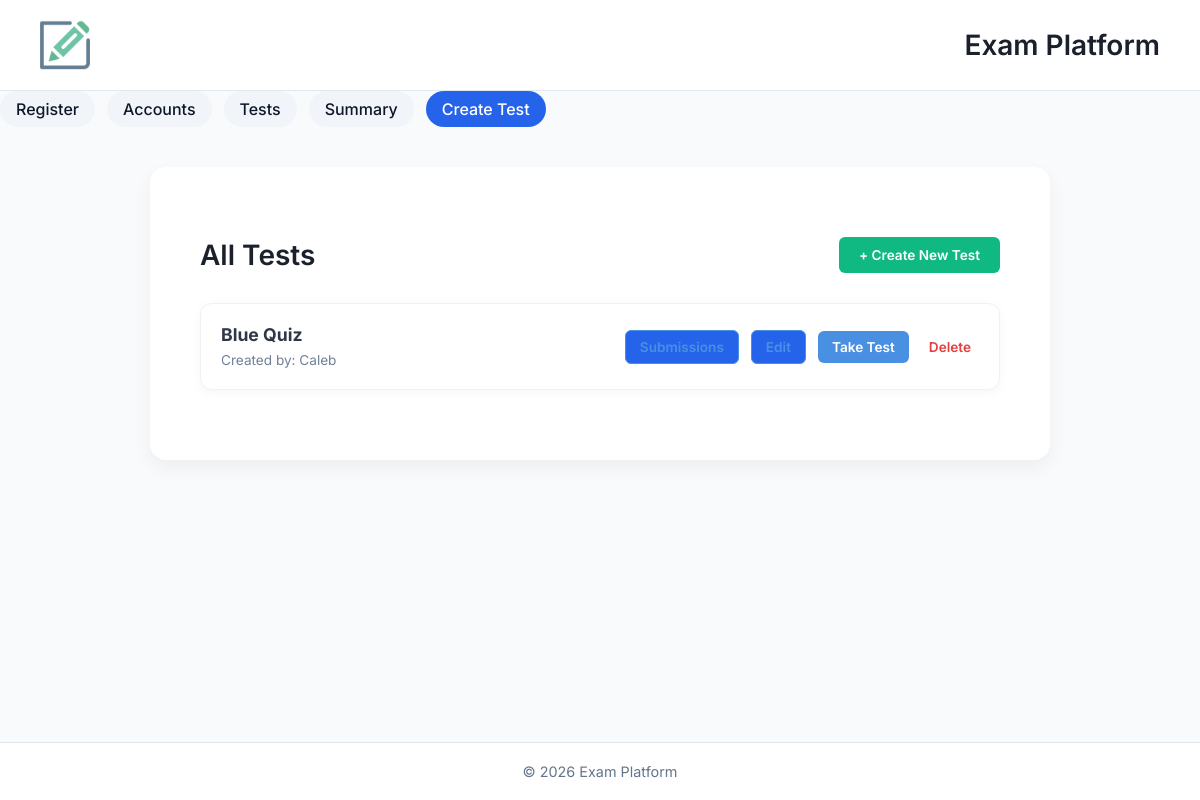
/tests, run on an earlier commit of the app's database.
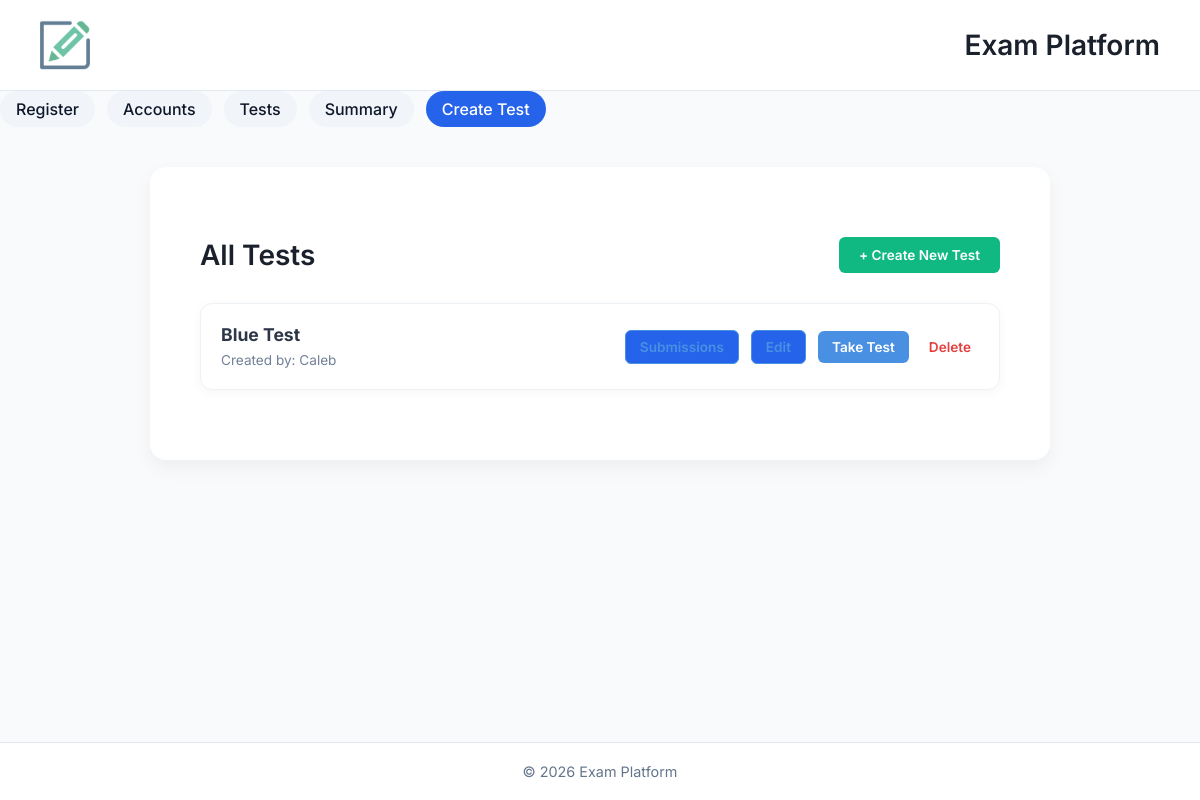
And on a later commit of the database.
### app/models/test.py (models this page shows)
class Test(db.Model):
    __tablename__ = "tests"
    id = db.Column(db.Integer, primary_key=True)
    title = db.Column(db.String(255))
    teacher_id = db.Column(db.Integer, db.ForeignKey("users.id"))
    is_timed = db.Column(db.Boolean, default=False)
    duration = db.Column(db.Integer, nullable=True)
    created_at = db.Column(db.DateTime, default=db.func.current_timestamp())
    teacher = db.relationship("User", back_populates="tests_created")
    questions = db.relationship("Question", back_populates="test", lazy=True)
    submissions = db.relationship("Submission", back_populates="test", lazy=True)

### app/models/user.py (models this page shows)
class User(db.Model):
    __tablename__ = "users"
    id = db.Column(db.Integer, primary_key=True)
    name = db.Column(db.String(100))
    email = db.Column(db.String(100))
    role = db.Column(db.Enum("student", "teacher"))
    created_at = db.Column(db.DateTime, default=db.func.current_timestamp())
    submissions = db.relationship("Submission", back_populates="student", foreign_keys="Submission.student_id")
    graded_submissions = db.relationship("Submission", back_populates="grader", foreign_keys="Submission.graded_by")
    tests_created = db.relationship("Test", back_populates="teacher")

### app/routes/routes.py (the view)
@bp.route("/tests")
def tests():
    all_tests = Test.query.all()
    return render_template("tests.html", tests=all_tests)

### app/templates/tests.html (shortened to what this page needs)
{% extends "base.html" %}
{% block content %}
<div class="dashboard-container">
    <div class="header-flex">
        <h1>All Tests</h1>
        <a href="/create_test" class="btn btn-create">+ Create New Test</a>
    </div>
    <div class="test-list">
        {% for test in tests %}
        <div class="test-card">
            <div class="test-info">
                <strong>{{ test.title }}</strong>
                <span>Created by: {{ test.teacher.name }}</span>
            </div>
            <div class="test-actions">
                <a href="/test/{{ test.id }}/submissions" class="btn btn-outline">Submissions</a>
                <a href="/test/{{ test.id }}/edit" class="btn btn-outline">Edit</a>
                <a href="/test/{{ test.id }}" class="btn btn-take">Take Test</a>
                <form method="POST" action="/test/{{ test.id }}/delete" style="margin:0">
                    <button type="submit" class="btn-delete" onclick="return confirm('Delete this test?')">Delete</button>
                </form>
            </div>
        </div>
        {% endfor %}
    </div>
</div>
{% endblock %}

What changed in the data, as far as the page shows it:
removed Test: title "Blue Quiz", teacher.name "Caleb"
added Test: title "Blue Test", teacher.name "Caleb"
